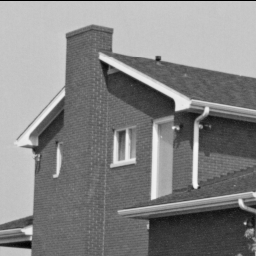
#> input picture image/im01-introduction-image-processing/tp1/images/maison.tif, 256 x 256 px
$ python TPintroduction.py
#> lines starting #> are read from the running program, lines starting #| are printed output that depends on the picture
#!/usr/bin/env python3
# -*- coding: utf-8 -*-


#%% SECTION 1 inclusion de packages externes


import numpy as np
import platform
import tempfile
import os
import matplotlib.pyplot as plt
from scipy import ndimage as ndi
# necessite scikit-image
from skimage import io as skio


#%% SECTION 2 fonctions utiles pour le TP

def viewimage(im,normalise=True,MINI=0.0, MAXI=255.0):
    """ Cette fonction fait afficher l'image EN NIVEAUX DE GRIS
        dans gimp. Si un gimp est deja ouvert il est utilise.
        Par defaut normalise=True. Et dans ce cas l'image est normalisee
        entre 0 et 255 avant d'être sauvegardee.
        Si normalise=False MINI et MAXI seront mis a 0 et 255 dans l'image resultat

    """
    imt=np.float32(im.copy())
    if platform.system()=='Darwin': #on est sous mac
        prephrase='open -a GIMP '
        endphrase=' '
    elif platform.system()=='Windows':
        #ou windows ; probleme : il faut fermer gimp pour reprendre la main;
        #si vous savez comment faire (commande start ?) je suis preneur
        prephrase='"C:/Program Files/GIMP 2/bin/gimp-2.10.exe" '
        endphrase=' '
    else: #SINON ON SUPPOSE LINUX (si vous avez un windows je ne sais pas comment faire. Si vous savez dites-moi.)
        prephrase='gimp '
        endphrase= ' &'

    if normalise:
        m=im.min()
        imt=imt-m
        M=imt.max()
        if M>0:
            imt=255*imt/M

    else:
        imt=(imt-MINI)/(MAXI-MINI)
        imt[imt<0]=0
        imt[imt>1]=1
        imt *= 255

    nomfichier=tempfile.mktemp('TPIMA.png')
    commande=prephrase +nomfichier+endphrase
    imt = imt.astype(np.uint8)
    skio.imsave(nomfichier,imt)
    os.system(commande)

def viewimage_color(im,normalise=True,MINI=0.0, MAXI=255.0):
    """ Cette fonction fait afficher l'image EN COULEURS
        dans gimp. Si un gimp est deja ouvert il est utilise.
        Par defaut normalise=True. Et dans ce cas l'image est normalisee
        entre 0 et 255 avant d'être sauvegardee.
        Si normalise=False MINI(defaut 0) et MAXI (defaut 255) seront mis a 0 et 255 dans l'image resultat

    """
    imt=np.float32(im.copy())
    if platform.system()=='Darwin': #on est sous mac
        prephrase='open -a GIMP '
        endphrase= ' '
    elif platform.system()=='Windows':
        #ou windows ; probleme : il faut fermer gimp pour reprendre la main;
        #si vous savez comment faire (commande start ?) je suis preneur
        prephrase='"C:/Program Files/GIMP 2/bin/gimp-2.10.exe" '
        endphrase=' '
    else: #SINON ON SUPPOSE LINUX (si vous avez un windows je ne sais comment faire. Si vous savez dites-moi.)
        prephrase='gimp '
        endphrase=' &'

    if normalise:
        m=imt.min()
        imt=imt-m
        M=imt.max()
        if M>0:
            imt=255*imt/M
    else:
        imt=(imt-MINI)/(MAXI-MINI)
        imt[imt<0]=0
        imt[imt>1]=1
        imt *= 255

    nomfichier=tempfile.mktemp('TPIMA.pgm')
    commande=prephrase +nomfichier+endphrase
    imt = imt.astype(np.uint8)
    skio.imsave(nomfichier,imt)
    os.system(commande)

def noise(im,br):
    """ Cette fonction ajoute un bruit blanc gaussier d'ecart type br
       a l'image im et renvoie le resultat"""
    imt=np.float32(im.copy())
    sh=imt.shape
    bruit=br*np.random.randn(*sh)
    imt=imt+bruit
    return imt

# [91 lines left out: functions quantize, seuil, gradx, grady, view_spectre, filterlow and 1 more, not called in this run]
#%% SECTION 3 exemples de commandes pour effectuer ce qui est demande pendant le TP

#%% charger une image
im=skio.imread('images/maison.tif')
#> im is the input picture: shape (256, 256); min 0, max 246, mean 133

# connaitre la taille de l'image
im.shape

#avoir la valeur d'un pixel
im[9,8] #pixel en y=9 et x=8

# visualiser l'image (en niveaux de gris)
viewimage(im)
#> in viewimage, `m=im.min()`: m = 0
#> in viewimage, `M=imt.max()`: M = 246
# afficher une ligne d'une image comme un signal
# par exemple on affiche la ligne y=129


plt.plot(im[129,:])
# colonne x=45
plt.plot(im[:,45])

# maximum d'une image
im.max()
# minimum
im.min()
#minimum d'une ligne
im[129,:].min()

# transformation en image a valeurs reelles
imfloat= np.float32(im)
# valeur absolue d'une image
abs(im)
# pour obtenir de l'aide
help(quantize)
# transformerun tableau en une line
r=im.reshape( ( -1,))
print (r.shape)
#| (65536,)
# %% Que fait gimp pour afficher l'image en plus grand?

# Gimp augmente la taille de chaque pixel dans l'écran de l'ordinateur. Si chaque pixel de l'image apparaît comme 4 pixel de l'écran, l'image sera plus grand
# %% Ouvrir maison_petit.tif

im = skio.imread("images/maison-petit.tif")
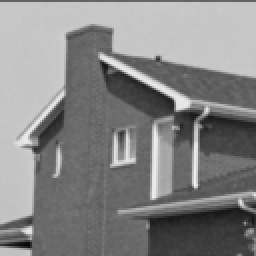
#> input picture image/im01-introduction-image-processing/tp1/images/maison-petit.tif, 128 x 128 px (shown 2 times larger)
#> im is the input picture: shape (128, 128); min 7, max 241, mean 133.1
viewimage(im)

# %% Quelle hypothèse pouvez-vous faire sur la génération de maison_petit.tif?

# Il me semble que le méthode d'interpolation a été le responsable de la difference entre les deux images.
#%% une image couleur
im=skio.imread('images/fleur.tif')
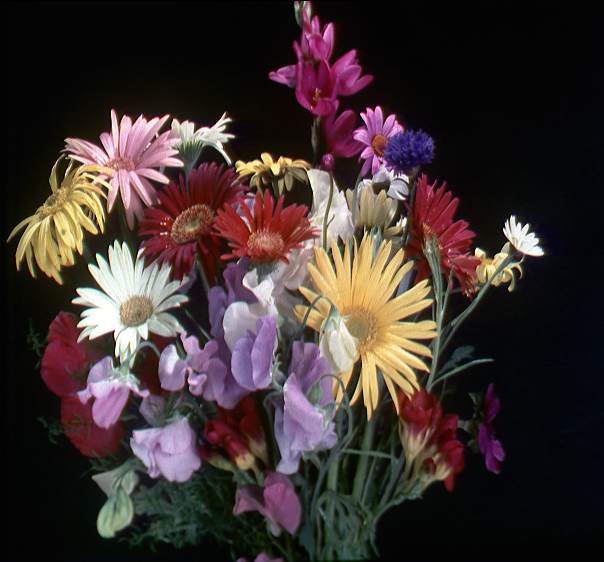
#> input picture image/im01-introduction-image-processing/tp1/images/fleur.tif, 604 x 562 px
#> im is the input picture: shape (562, 604, 3); mean R, G, B 62, 49.6, 47.8
viewimage_color(im,normalise=False) #on ne normalise pas pour garder l'image comme
                                    # a l'origine
# voir un seul canal (rouge)
viewimage(im[:,:,0])
viewimage(im.mean(axis=2)) #la moyenne des trois canaux
# %% omprenez-vous pourquoi les deux positions extrêmes de ce boutons font, en fait, la même transformation?

# Parce que le spectre de la tente est circulaire. C'est-à-dire que une tente de -180° est égal à une tente de 180°.
# %% A quoi correspond la saturation (essayez-100% et +100%)?

# La saturation corresponde à la puissance de la tente. Une saturarion -100% signifie une puissance nulle de couleurs, i.e., une image sans couleurs (en gris).
#%%
#histogrammes
# simple visualisation
im=skio.imread('images/maison.tif')
plt.hist(im.reshape((-1,)),bins=255) #le reshape transforme en tableau 1D
#%%
#calcul d'un histogramme cumule
(histo,bins)=np.histogram(im.reshape((-1,)),np.arange(0,256)) #le reshape est inutile pour np.histogram, mais on le laisse pour la compatibilite avec plt.hist
#> histo = 255 values, max 4667 at index 197, min 0 at index 1, mean 257; bins = 256 values from 0 to 255
histo=histo/histo.sum()
#> histo = 255 values, max 0.0712 at index 197, min 0 at index 1, mean 0.00392
histocum=histo.cumsum()
#> histocum = 255 values from 0.00391 to 1
plt.plot(histocum)

#%% ajout de bruit
imbr=noise(im,10)
viewimage_color(imbr,normalise=False)
#> in viewimage_color (call 2), `imt[imt<0]=0`: imt: shape (256, 256) float32; min 0, max 1.05, mean 0.521
#> in viewimage_color (call 2), `imt[imt>1]=1`: imt: shape (256, 256) float32; min 0, max 1, mean 0.521
#effet sur l'histogramme
plt.hist(im.reshape((-1,)),255)
plt.show()
#> figure, not shown here; tallest bar 4667 high, from x = 196.8 to 197.8; tallest bar 4667 high, from x = 196.8 to 197.8; curve peaks at x = 31, y = 238; curve peaks at x = 113, y = 237
plt.hist(imbr.reshape((-1,)),255)
plt.show()
#> figure, not shown here; tallest bar 1020 high, from x = 195.9 to 197.1
# %% Ouvrir une image pour cahngement de contraste

im = skio.imread('images/bat.tif')
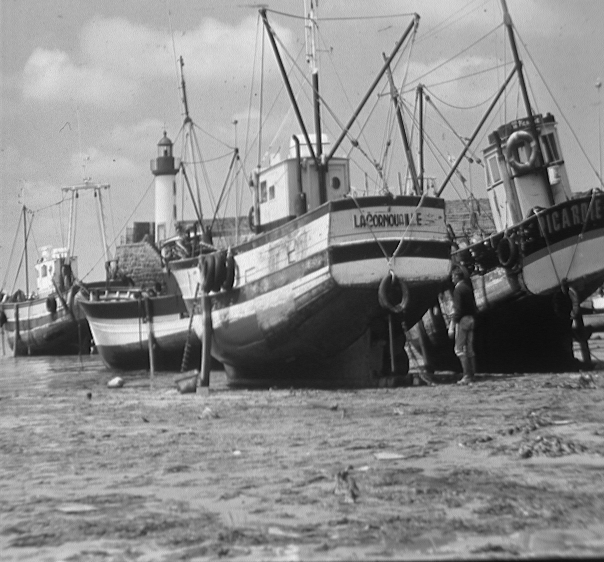
#> input picture image/im01-introduction-image-processing/tp1/images/bat.tif, 604 x 562 px
#> im is the input picture: shape (562, 604); min 3, max 255, mean 139.9
viewimage(im)
# %% En considérant les niveaux de gris d'une image comme la réalisation d'une variable aléatoire dont la loi est l'histogramme de l'image, interprétez le résultat.

# L'application d'un filtre de bruit gaussian a fait la distribuition de probabilités plus lisse. Les points où la plupart des gris était dans l'image original sont encore les plus probables, mais la transition entre les pics montre plus de gris.
# %% L'aspect global de l'image est-il modifié par l'application de fonctions croissantes ?

# Le contraste change, mais l'aspect global reste le même.
# %% Que se passe-t-il si l'on applique une transformation non-croissante des niveaux de gris?

# Une transformation non-croissante fait apparaître des régions très sombres. Il me semble que quelques informations sont perdues à cause de ce sombrissement.

#%% egalisation d'histogramme
im=skio.imread('images/sombre.jpg')
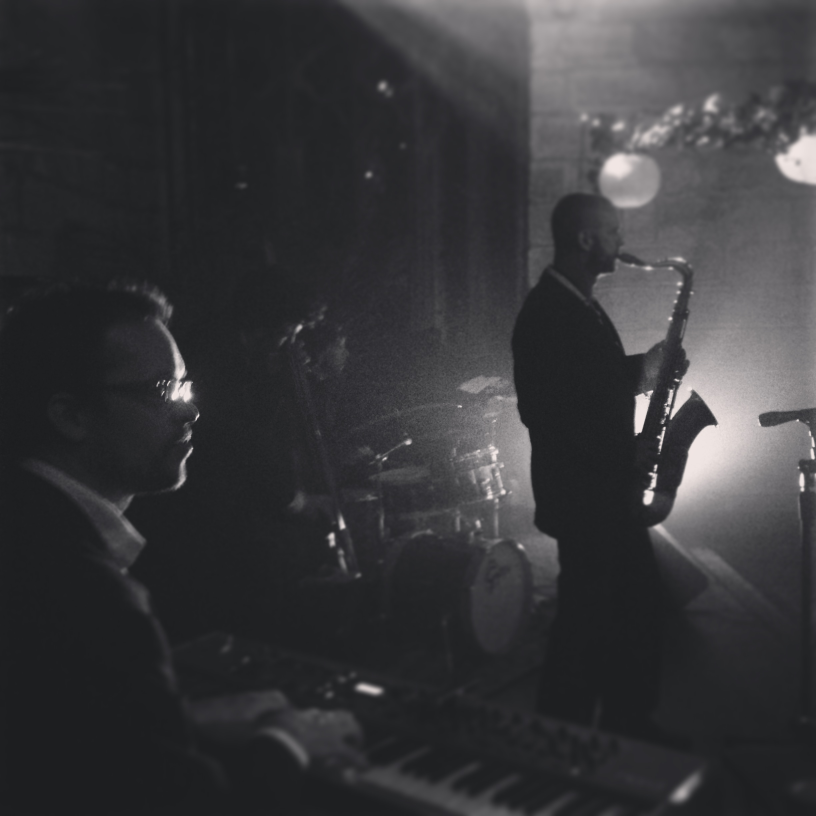
#> input picture image/im01-introduction-image-processing/tp1/images/sombre.jpg, 2448 x 2448 px (shown at 1/3 size)
#> im is the input picture: shape (2448, 2448, 3); mean R, G, B 55.8, 55.7, 58
im=im.mean(axis=2) #on est sur que l'image est en niveaux de gris
#> im: shape (2448, 2448) float64
viewimage(im)
#> in viewimage (call 6), `m=im.min()`: m = 28.33
#> in viewimage (call 6), `M=imt.max()`: M = 208.7
#> in viewimage (call 6), `imt=255*imt/M`:
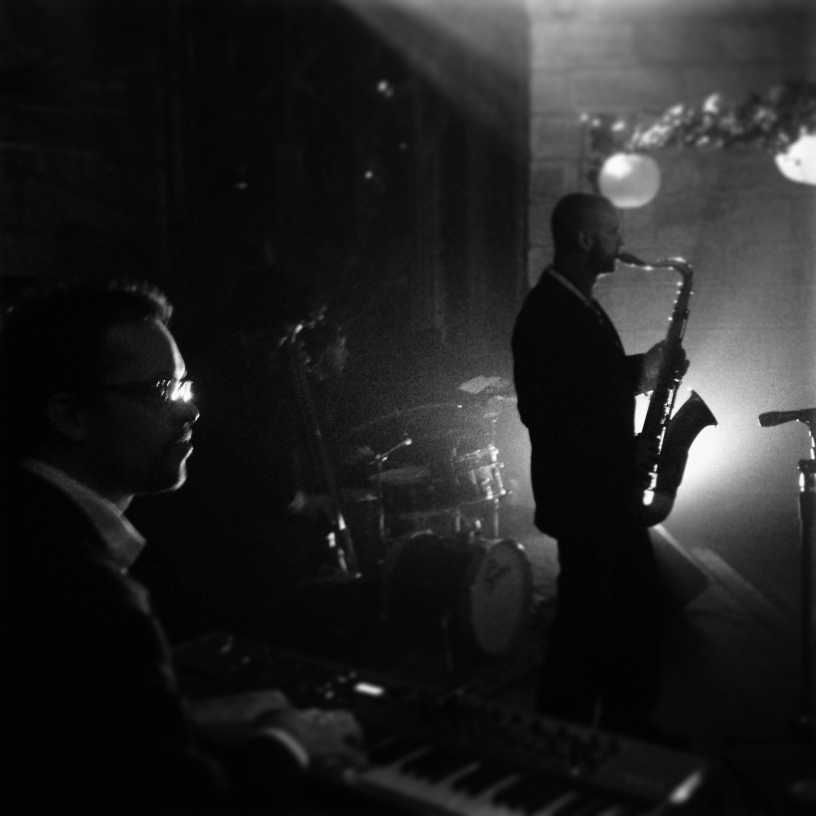
#> imt: shape (2448, 2448) float32 (shown at 1/3 size); min 0, max 255, mean 34.4
(histo,bins)=np.histogram(im.reshape((-1,)),np.arange(0,256)) #le reshape en inutile pour np.histogram, mais on le laisse pour la compatibilite avec plt.hist
#> histo = 255 values, max 413226 at index 35, min 0 at index 0, mean 23500.8
histo=histo/histo.sum()
#> histo = 255 values, max 0.069 at index 35, min 0 at index 0, mean 0.00392
histocum=histo.cumsum()
#> histocum = 255 values from 0 to 1
imequal=histocum[np.uint8(im)]
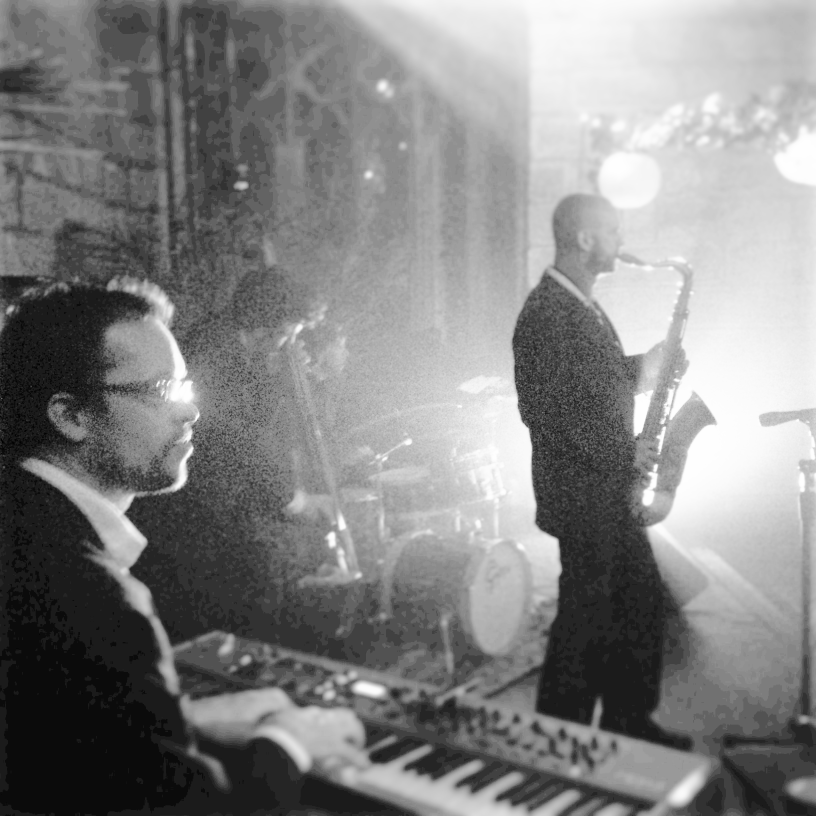
#> imequal: shape (2448, 2448) float64 (shown at 1/3 size); min 4.34e-06, max 1, mean 0.516
viewimage(imequal)
# %% Plot hist and cumm hist


plt.hist(im.reshape((-1,)),255)
plt.show()
#> figure, not shown here; tallest bar 413226 high, from x = 34.88 to 35.7

(histo,bins)=np.histogram(im.reshape((-1,)),np.arange(0,256)) #le reshape est inutile pour np.histogram, mais on le laisse pour la compatibilite avec plt.hist
#> histo = 255 values, max 413226 at index 35, min 0 at index 0, mean 23500.8
histo=histo/histo.sum()
#> histo = 255 values, max 0.069 at index 35, min 0 at index 0, mean 0.00392
histocum=histo.cumsum()
plt.plot(histocum)
plt.show()
#> figure, not shown here; curve peaks at x = 237, y = 1

# %%

imequal *= 255

plt.hist(imequal.reshape((-1,)),255)
plt.show()
#> figure, not shown here; tallest bar 413226 high, from x = 82 to 83


(histo,bins)=np.histogram(imequal.reshape((-1,)),np.arange(0,256)) #le reshape est inutile pour np.histogram, mais on le laisse pour la compatibilite avec plt.hist
#> histo = 255 values, max 413226 at index 82, min 0 at index 1, mean 23500.8
histo=histo/histo.sum()
#> histo = 255 values, max 0.069 at index 82, min 0 at index 1, mean 0.00392
histocum=histo.cumsum()
#> histocum = 255 values from 0.000252 to 1
plt.plot(histocum)
plt.show()
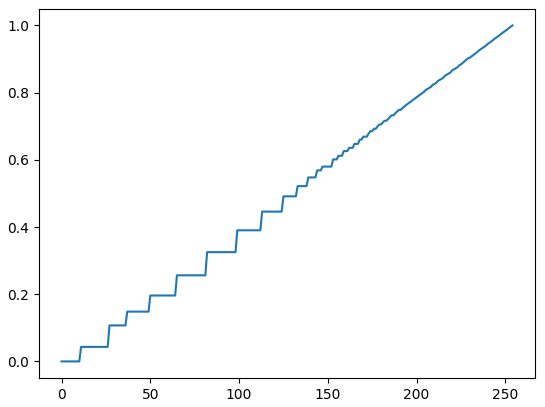
#> figure drawn by matplotlib, 1 panel; curve peaks at x = 254, y = 1

# %% Qu'observez-vous sur imequal, sur son histogramme et sur son histogramme cumulé

# L'histogramme de imequal est beaucoup plus distribué que celle de im. La plupart des tons de gris étaient près du 0 e, maintenant, sont égalements distribués. Cette transformation peut être vu par l'histogramme cummulé, vu qu'il semble vraiment une ligne y = x. Ça montre que les tons sont plus ou moins bien distribués.

#%%
#> (the run stopped early here; a loop or call above may not have finished)
